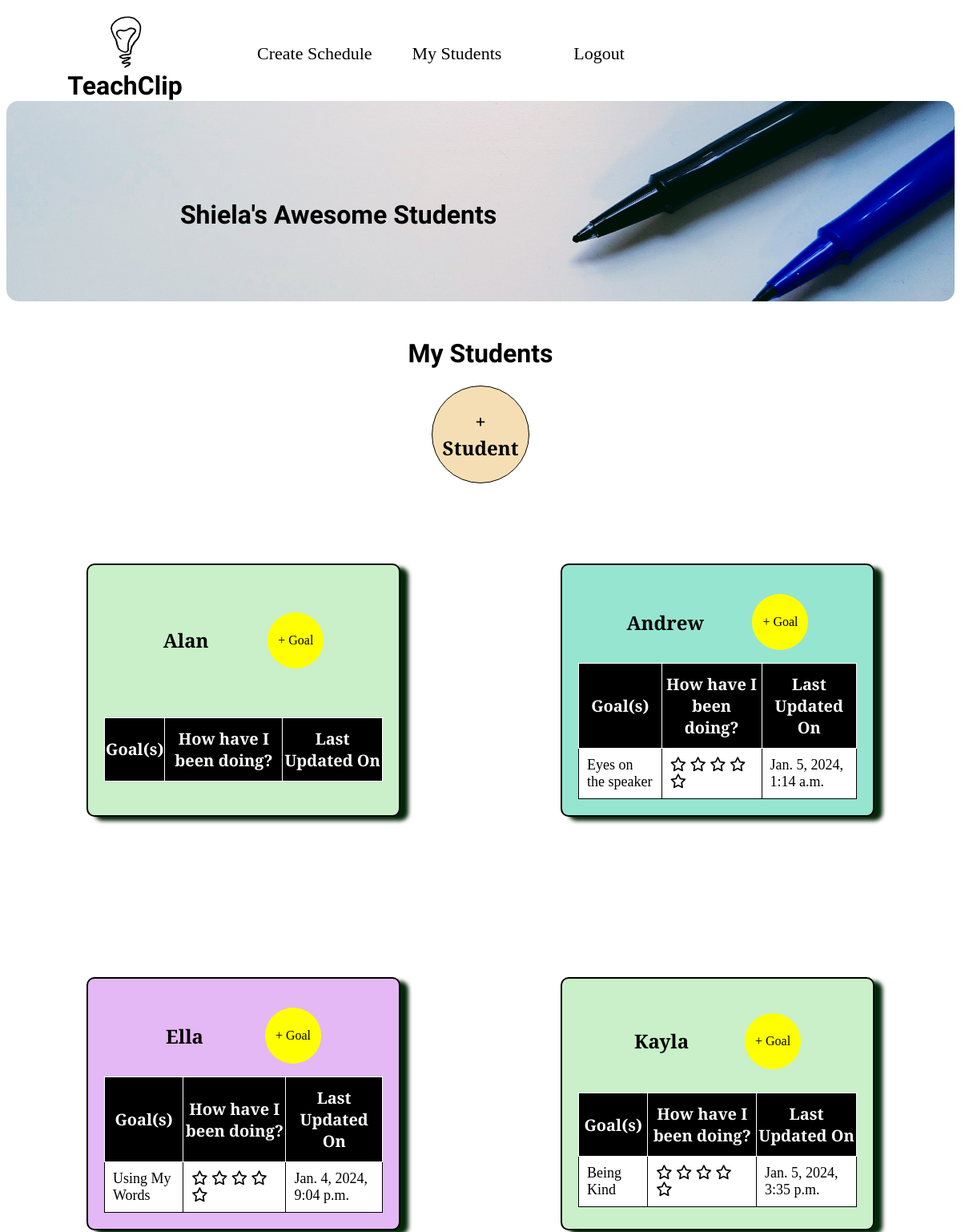
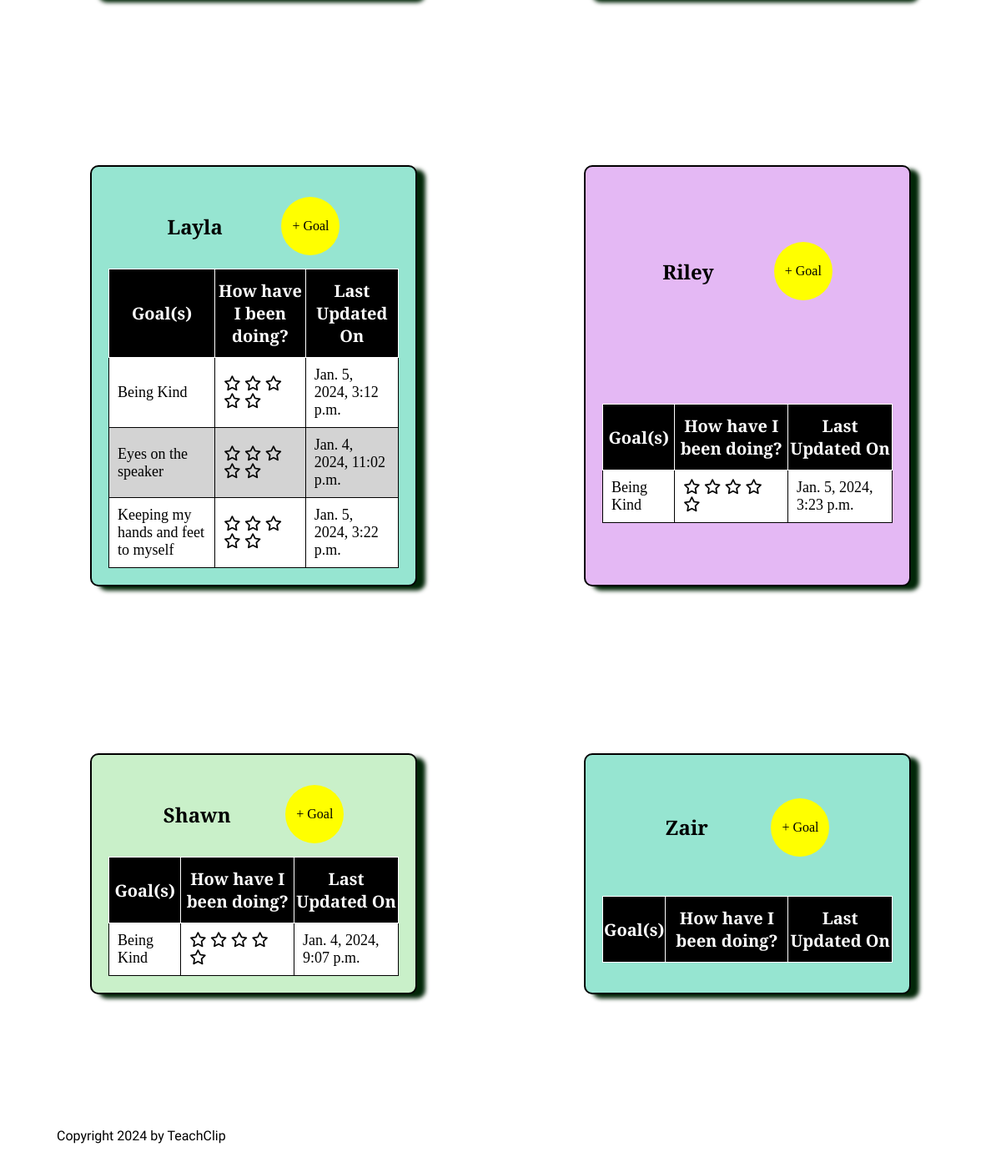
The app's page /goals/teacher_home/ (signed in) with its own data (2 pictures, top to bottom).
### goalchart/models.py (models this page shows, shortened)
class Student(models.Model):
    student_first_name = models.CharField(max_length=200)
    GRADE_IN_SCHOOL_CHOICES = [
        ("K", "Kindergarten"),
        ("G1", "1st Grade"),
        ("G2", "2nd Grade"),
        ("G3", "3rd Grade"),
        ("G4", "4th Grade"),
        ("G5", "5th Grade"),
        ("GO", "Other"),
    ]
    grade_in_school = models.CharField(
        max_length=2,
        choices=GRADE_IN_SCHOOL_CHOICES,
        default="K",
    )
    created_on = models.DateTimeField(auto_now_add=True)
    last_modified = models.DateTimeField(auto_now=True)
    teacher = models.ForeignKey(
        settings.AUTH_USER_MODEL,
        related_name="students",
        on_delete=models.CASCADE,
        null=True,
    )
    class Meta:
        ordering = ["student_first_name"]

class Goal(models.Model):
    student = models.ForeignKey(
        Student,
        related_name="goals",
        on_delete=models.CASCADE,
        null=True,
    )
    schedule = models.ForeignKey(
        Schedule,
        related_name="goals",
        on_delete=models.CASCADE,
        null=True,
    )
    goal_name = models.CharField(max_length=200)
    goal_description = models.TextField()
    goal_picture = models.URLField()
    last_modified = models.DateTimeField(auto_now=True, null=True)
    goal_rating = models.PositiveSmallIntegerField(default = 0,null=True)
    def average_rating(self) -> float:
        return Rating.objects.filter(goals=self).aggregate(Avg("rating")) ["rating_avg"] or 0
    class Meta:
        ordering = ["goal_name"]

### goalchart/views.py (the view)
# urls.py: path("teacher_home/", goal_list, name="teacher_home"),
@login_required
def goal_list(request):
    students = Student.objects.filter(teacher=request.user)
    context = {
        "students": students,
    }
    return render(request, "goalchart/teacher_home.html", context)

### goalchart/templates/goalchart/teacher_home.html (shortened to what this page needs)
{% extends "base.html" %}
{% load static %}
{% block userimg %}
  <div class="info-img">
    <img src="{% static "img/pens.jpg" %}" alt="pens image">
    <h1>{{ user.first_name }}'s Awesome Students</h1>
  </div>
{% endblock userimg %}
{% block main %}
<div class="center-container">
  <h1>My Students</h1>
  <div class="add-big-button">
    <a href="{% url "add_student" %}"><h2>+ Student</h2></a>
  </div>
</div>
<div class="student-container">
  {% for student in students %}
    <div class="student-box {% cycle "group1" "group2" "group3" %}">
      <h2>{{ student.student_first_name }}</h2>
      <a href="{% url "create_goal" student.id %}"><p>+ Goal</p></a>
      <table>
        <thead>
          <tr>
            <th>Goal(s)</th>
            <th>How have I been doing?</th>
            <th>Last Updated On</th>
          </tr>
        </thead>
        <tbody class="striped-table">
          {% for goal in student.goals.all %}
          <tr>
              <td><a href="{% url "edit_goal" goal.id %}">{{ goal.goal_name}}</a></td>
              <td>
                <a href="{% url "goal_chart" goal.id %}">
                <i class="fa-regular fa-star {% if goal.average_rating > 0 %} checked {% endif %}"></i>
                <i class="fa-regular fa-star {% if goal.average_rating > 1 %} checked {% endif %}"></i>
                <i class="fa-regular fa-star {% if goal.average_rating > 2 %} checked {% endif %}"></i>
                <i class="fa-regular fa-star {% if goal.average_rating > 3 %} checked {% endif %}"></i>
                <i class="fa-regular fa-star {% if goal.average_rating > 4 %} checked {% endif %}"></i></a>
              </td>
              <td>{{ goal.last_modified }}</td>
          </tr>
          {% endfor %}
        </tbody>
      </table>
    </div>
  {% endfor %}
</div>
{% endblock main %}

### goalchart/static/css/styles.css (style rules this page uses)
html, body { font-family: 'Cormorant Garamond', serif; }
a { text-decoration: none; color: black; }
h1 { font-family: 'Shadows Into Light', cursive; text-align: center; }
.info-img { position: relative; }
.info-img img { width: 100%; height: 250px; object-fit: cover; border-radius: 15px; margin-bottom: 20px; }
.info-img h1 { position: absolute; top: 40%; left: 25%; transform: translate(-20%, -20%) }
.center-container { display: flex; flex-flow: column wrap; justify-content: center; align-items: center; }
.add-big-button { display: flex; flex-flow: column wrap; justify-content: center; text-align: center; border-radius: 50%; height: 100px; width: 100px; background-color: wheat; padding: 10px; border: 1px solid; }
.student-container { display: grid; grid-template-columns: repeat(2, 50%); }
.student-box { display: flex; flex-flow: row wrap; justify-content: space-evenly; align-items: center; margin: 100px; border: 2px solid; border-radius: 10px; padding: 20px; box-shadow: 10px 5px 5px rgb(2, 38, 8); }
.student-box p { background-color: yellow; width: 50px; height: 50px; text-align: center; display: flex; flex-flow: column wrap; justify-content: center; align-items: center; border-radius: 50%; padding: 10px; }
.group1 { background-color: rgb(201, 240, 201); }
.group2 { background-color: rgb(150, 229, 209); }
.group3 { background-color: rgb(228, 184, 244); }
table { border: 2px solid black; border-collapse: collapse; width: 100%; }
table th { padding-top: 12px; padding-bottom: 12px; text-align: center; background: black; color: white; font-size: 20px; margin-left: 5px; margin-right: 5px; }
table td { font-size: 18px; padding: 10px; }
table, th, td { border: 1px solid; }
.striped-table> tr:nth-child(even) { background-color: lightgray; }
.striped-table> tr:nth-child(odd) { background-color: white; }

### records on screen
Student: student_first_name "Alan"
Student: student_first_name "Andrew"
Goal: goal_name "Eyes on the speaker", last_modified "Jan. 5, 2024, 1:14 a.m."
Student: student_first_name "Ella"
Goal: goal_name "Using My Words", last_modified "Jan. 4, 2024, 9:04 p.m."
Student: student_first_name "Kayla"
Goal: goal_name "Being Kind", last_modified "Jan. 5, 2024, 3:35 p.m."
Student: student_first_name "Layla"
Goal: goal_name "Being Kind", last_modified "Jan. 5, 2024, 3:12 p.m."
Goal: goal_name "Eyes on the speaker", last_modified "Jan. 4, 2024, 11:02 p.m."
Goal: goal_name "Keeping my hands and feet to myself", last_modified "Jan. 5, 2024, 3:22 p.m."
Student: student_first_name "Riley"
Goal: goal_name "Being Kind", last_modified "Jan. 5, 2024, 3:23 p.m."
Student: student_first_name "Shawn"
Goal: goal_name "Being Kind", last_modified "Jan. 4, 2024, 9:07 p.m."
Student: student_first_name "Zair"

### other values on screen
{{ user.first_name }} "Shiela"
